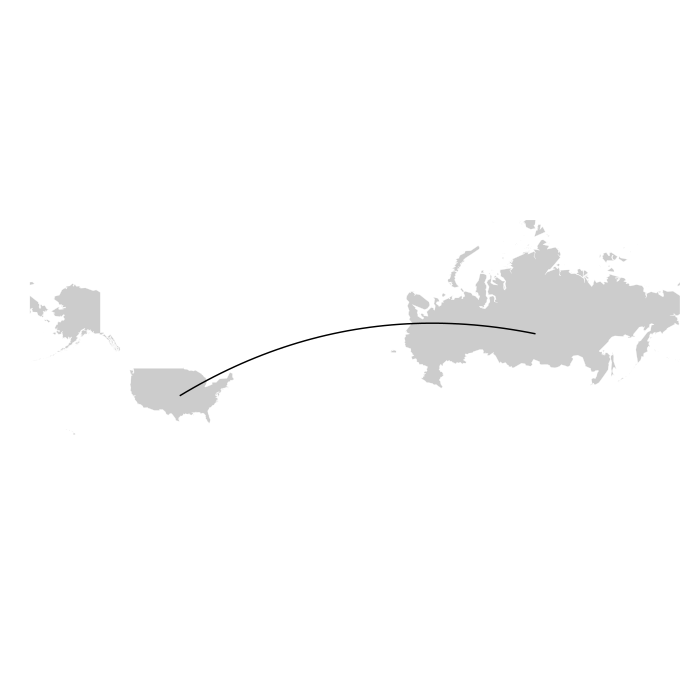

The R source for this figure:
# http://dsgeek.com/2013/06/08/DrawingArcsonMaps.html\

library(ggplot2)
library(maptools)
library(geosphere)

cntry.info <- data.frame(
              Country=c("United States", "Russia"),
              ISO3=c("USA","RUS"),
              latitude=c(38,60),
              longitude=c(-97,100),
              stringsAsFactors=FALSE)

data(wrld_simpl)
ws <- fortify(wrld_simpl)

cntry.idxs  <- which(ws$id %in% cntry.info$ISO3)
cntry.polys <- ws[cntry.idxs,]

draw.map <- function(ylim=c(0,85)) {
  ggplot(cntry.polys, aes(x=long, y=lat, group=group)) +
    geom_polygon(fill="#CCCCCC") +
    geom_path(size=0.1,color="white") +
    coord_map("mercator", ylim=ylim, xlim=c(-180,180)) +
    theme(line = element_blank(),
          text = element_blank(),
          line = element_blank(),
          title = element_blank(),
          rect = element_blank())
 }

##### EXAMPLE 1
# arc1 <- gcIntermediate(c(cntry.info$longitude[1],
#                          cntry.info$latitude[1]),
#                        c(cntry.info$longitude[2],
#                          cntry.info$latitude[2]),
#                        n=50,
#                        addStartEnd=TRUE)

#  draw.map() + geom_path(data=as.data.frame(arc1), 
#                         aes(x=lon, y=lat, group=NULL))


##### EXAMPLE 2
# mid.point <- midPoint(c(cntry.info$longitude[1],
#                          cntry.info$latitude[1]),
#                        c(cntry.info$longitude[2],
#                          cntry.info$latitude[2]))

# antip <- antipode(mid.point)

# arc2.1 <- gcIntermediate(c(cntry.info$longitude[1],
#                          cntry.info$latitude[1]),
#                          antip,
#                        n=50,
#                        addStartEnd=TRUE)

# arc2.2 <- gcIntermediate(c(cntry.info$longitude[2],
#                          cntry.info$latitude[2]),
#                          antip,
#                        n=50,
#                        addStartEnd=TRUE)

# draw.map(ylim=c(-90, 85)) + 
#    geom_path(data=as.data.frame(arc2.1), 
#              aes(x=lon, y=lat, group=NULL)) +
#    geom_path(data=as.data.frame(arc2.2), 
#              aes(x=lon, y=lat, group=NULL))


##### EXAMPLE 3
p1 <- c(cntry.info$longitude[1],
        cntry.info$latitude[1])
p2 <- c(cntry.info$longitude[2],
        cntry.info$latitude[2])

bezier.curve <- function(p1, p2, p3) {
  n <- seq(0,1,length.out=50)
  bx <- (1-n)^2 * p1[[1]] +
        (1-n) * n * 2 * p3[[1]] +
        n^2 * p2[[1]]
  by <- (1-n)^2 * p1[[2]] +
        (1-n) * n * 2 * p3[[2]] +
         n^2 * p2[[2]]

  data.frame(lon=bx, lat=by)
}

# bezier.arc <- function(p1, p2) {

#   intercept.long <- (p1[[1]] + p2[[1]]) / 2
#   intercept.lat  <- 85
#   p3 <- c(intercept.long, intercept.lat)

#   bezier.curve(p1, p2, p3)
# }

# arc3 <- bezier.arc(p1,p2)

# draw.map() + 
#    geom_path(data=as.data.frame(arc3), 
#              aes(x=lon, y=lat, group=NULL))

##### EXAMPLE 4
bezier.uv.arc <- function(p1, p2) {
  # Get unit vector from P1 to P2
  u <- p2 - p1
  u <- u / sqrt(sum(u*u))
  d <- sqrt(sum((p1-p2)^2))

  # Calculate third point for spline
  m <- d / 2
  h <- floor(d * .2)

  # Create new points in rotated space 
  pp1 <- c(0,0)
  pp2 <- c(d,0)
  pp3 <- c(m, h)

  mx <- as.matrix(bezier.curve(pp1, pp2, pp3))

  # Now translate back to original coordinate space
  theta <- acos(sum(u * c(1,0))) * sign(u[2])
  ct <- cos(theta)
  st <- sin(theta)
  tr <- matrix(c(ct,  -1 * st, st, ct),ncol=2)
  tt <- matrix(rep(p1,nrow(mx)),ncol=2,byrow=TRUE)
  points <- tt + (mx %*% tr)

  tmp.df <- data.frame(points)
  colnames(tmp.df) <- c("lon","lat")
  tmp.df
}

# arc4 <- bezier.uv.arc(p1,p2)

# draw.map() + 
#    geom_path(data=as.data.frame(arc4), 
#              aes(x=lon, y=lat, group=NULL))

##### EXAMPLE 5
bezier.uv.merc.arc <- function(p1, p2) {
  # Do a mercator projection of the latitude
  # coordinates
  pp1 <- p1
  pp2 <- p2
  pp1[2] <- asinh(tan(p1[2]/180 * pi))/pi * 180
  pp2[2] <- asinh(tan(p2[2]/180 * pi))/pi * 180

  arc <- bezier.uv.arc(pp1,pp2)
  arc$lat <-  atan(sinh(arc$lat/180 * pi))/pi * 180
  arc
}

arc5 <- bezier.uv.merc.arc(p1, p2)
draw.map() + 
   geom_path(data=as.data.frame(arc5), 
             aes(x=lon, y=lat, group=NULL))
